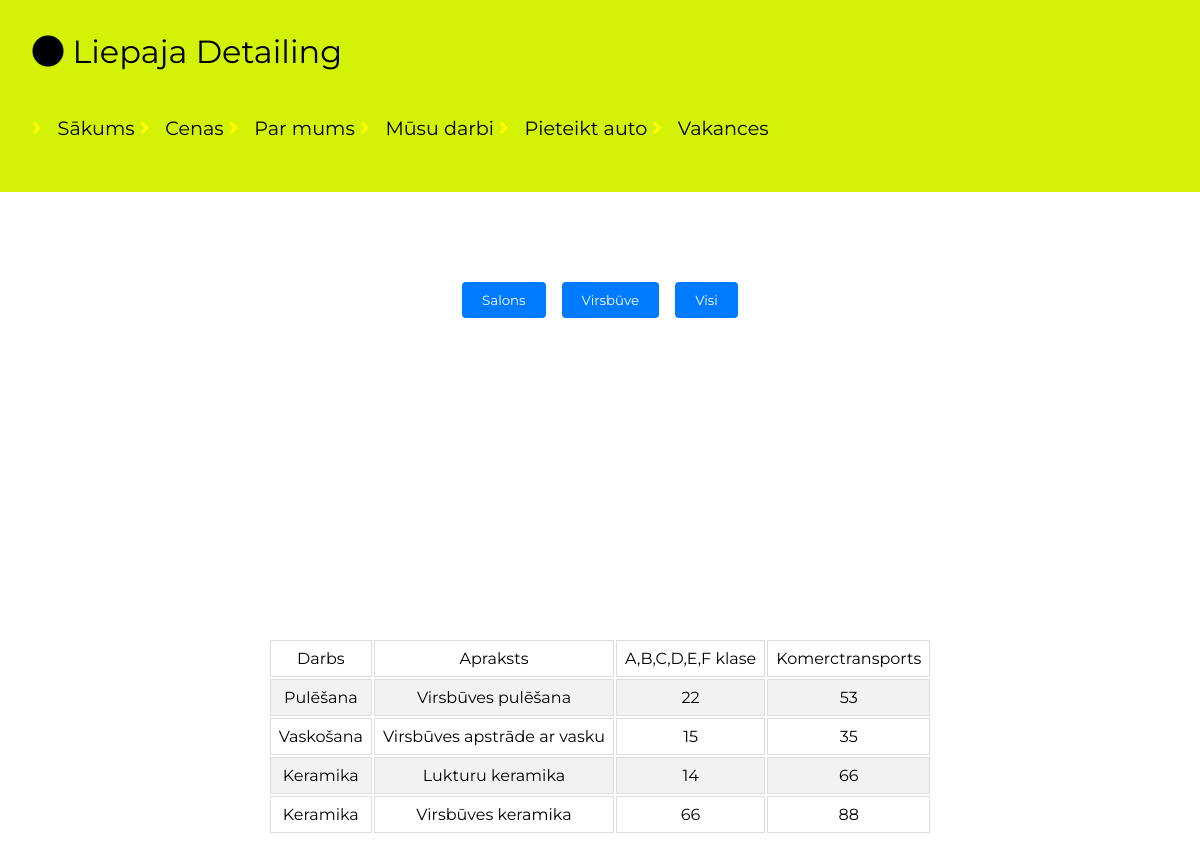
/cenas.php, run on the app's committed database.
### tables this page shows
CREATE TABLE `cenas` (
  `id` int(11) NOT NULL,
  `darbs` varchar(50) NOT NULL,
  `apraksts` varchar(255) NOT NULL,
  `cena1` int(40) NOT NULL,
  `cena2` int(40) NOT NULL,
  `statuss` enum('active','inactive','','') NOT NULL,
  `tips` enum('Salons','Virsbūve','','') NOT NULL
);

### cenas.php (the view, shortened to what this page needs)
<!DOCTYPE html>
<html lang="lv">
<head>
    <link rel="stylesheet" href="https://cdnjs.cloudflare.com/ajax/libs/font-awesome/5.15.4/css/all.min.css">
    <link rel="stylesheet" href="style.css">
</head>
<body>
<?php
    require("connectDB.php");
?>
<header class="header">
    <a href="#" class="logo"> <i class="fa fa-circle"></i> Liepaja Detailing </a>
    <nav class="navbar">
        <a href="index.php"> <i class="fas fa-angle-right"></i>Sākums </a>
        <a href="cenas.php"> <i class="fas fa-angle-right"></i>Cenas </a>
        <a href="parmums.php"> <i class="fas fa-angle-right"></i>Par mums </a>
        <a href="darbi.php"> <i class="fas fa-angle-right"></i>Mūsu darbi </a>
        <a href="kontakti.php"> <i class="fas fa-angle-right"></i>Pieteikt auto </a>
        <a href="vakances.php"> <i class="fas fa-angle-right"></i>Vakances </a>
    </nav>
</header>
<section class="cenas" id="prices">
    <div class="heading">
        <span>Cenas</span>
        <h3>Our Service Prices</h3>
    </div>
    <div class="filter-buttons">
        <button id="salonsButton" class="filter-button" onclick="filter('Salons')">Salons</button>
        <button id="virsbuveButton" class="filter-button" onclick="filter('Virsbūve')">Virsbūve</button>
        <button id="allButton" class="filter-button" onclick="filter('')">Visi</button>
    </div>
    <div class="tableCenas">
        <table>
            <tr>
                <td>Darbs</td>
                <td>Apraksts</td>
                <td>A,B,C,D,E,F klase</td>
                <td>Komerctransports</td>
            </tr>
            <?php
            $visas_cenas_SQL = "SELECT * FROM cenas";
            $cenu_atlase = mysqli_query($savienojums, $visas_cenas_SQL);
            while($cenas = mysqli_fetch_assoc($cenu_atlase)){
                if($cenas["statuss"] == "active") {
                    echo "
                    <tr>
                        <td>{$cenas['darbs']}</td>
                        <td>{$cenas['apraksts']}</td>
                        <td>{$cenas['cena1']}</td>
                        <td>{$cenas['cena2']}</td>
                    </tr>
                    ";
                }
            }
            ?>
        </table>
    </div>
</section>
</body>
</html>

### style.css (style rules this page uses)
* { font-family: 'Montserrat', sans-serif; margin: 0; padding: 0; box-sizing: border-box; outline: none; border: none; text-decoration: none; transition: all .3s linear; }
:root { --maincolor: #d3f206; --secondcolor: #000000; }
html { scroll-behavior: smooth; }
.header { position: fixed; top: 0; left: 0; z-index: 1; background: var(--maincolor); width: 100%; height: 12rem; padding: 2rem; }
.header .logo { font-size: 2rem; color: #000000; }
.header .logo i { color: rgb(0, 0, 0); }
.header .navbar { padding: 4% 0; }
.header .navbar a { font-size: 1.2rem; margin: 2rem 0; color: #000000; }
.header .navbar a i { color: #ff0; padding-right: 1rem; }
.tableCenas { font-family: Arial, sans-serif; border-collapse: collapse; margin: 20rem auto; width: fit-content; }
.tableCenas td { border: 1px solid #dddddd; text-align: center; padding: 8px; }
.tableCenas tr:nth-child(even) { background-color: #f2f2f2; }
.filter-buttons { display: flex; justify-content: center; margin-top: 15rem; gap: 1rem; margin-bottom: 3rem; }
.filter-button { padding: 10px 20px; background-color: #007bff; color: white; border: none; border-radius: 4px; cursor: pointer; }

### data on the page
cenas: darbs "Pulēšana", apraksts "Virsbūves pulēšana", cena1 "22", cena2 "53"
cenas: darbs "Vaskošana", apraksts "Virsbūves apstrāde ar vasku", cena1 "15", cena2 "35"
cenas: darbs "Keramika", apraksts "Lukturu keramika", cena1 "14", cena2 "66"
cenas: darbs "Keramika", apraksts "Virsbūves keramika", cena1 "66", cena2 "88"
